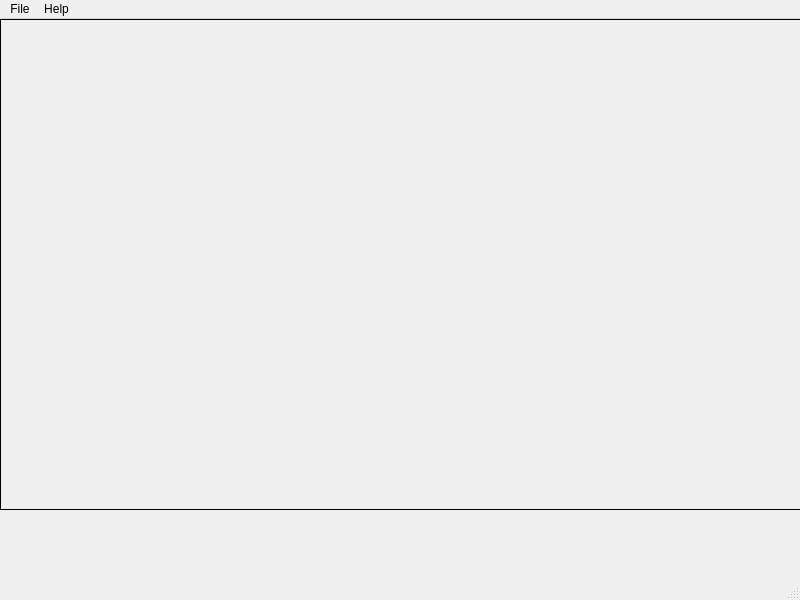
<?xml version="1.0" encoding="UTF-8"?>
<ui version="4.0">
 <class>MainWindow</class>
 <widget class="QMainWindow" name="MainWindow">
  <property name="geometry">
   <rect>
    <x>0</x>
    <y>0</y>
    <width>800</width>
    <height>600</height>
   </rect>
  </property>
  <property name="windowTitle">
   <string>NhiMediaTracking</string>
  </property>
  <widget class="QWidget" name="centralwidget">
   <widget class="QLabel" name="label">
    <property name="geometry">
     <rect>
      <x>0</x>
      <y>0</y>
      <width>801</width>
      <height>491</height>
     </rect>
    </property>
    <property name="frameShape">
     <enum>QFrame::Box</enum>
    </property>
    <property name="text">
     <string/>
    </property>
    <property name="pixmap">
     <pixmap>NhiHuy.jpg</pixmap>
    </property>
    <property name="scaledContents">
     <bool>true</bool>
    </property>
    <property name="alignment">
     <set>Qt::AlignCenter</set>
    </property>
   </widget>
  </widget>
  <widget class="QMenuBar" name="menubar">
   <property name="geometry">
    <rect>
     <x>0</x>
     <y>0</y>
     <width>800</width>
     <height>20</height>
    </rect>
   </property>
   <widget class="QMenu" name="menuFile">
    <property name="title">
     <string>File</string>
    </property>
    <addaction name="actionOpen_File"/>
    <addaction name="actionSave_File_As"/>
    <addaction name="actionExit"/>
   </widget>
   <widget class="QMenu" name="menuHelp">
    <property name="title">
     <string>Help</string>
    </property>
    <addaction name="actionDocumentation"/>
   </widget>
   <addaction name="menuFile"/>
   <addaction name="menuHelp"/>
  </widget>
  <widget class="QStatusBar" name="statusbar"/>
  <action name="actionOpen_File">
   <property name="checkable">
    <bool>false</bool>
   </property>
   <property name="text">
    <string>Open File</string>
   </property>
   <property name="shortcut">
    <string>Ctrl+O</string>
   </property>
  </action>
  <action name="actionSave_File_As">
   <property name="text">
    <string>Save File As</string>
   </property>
   <property name="shortcut">
    <string>Ctrl+Shift+S</string>
   </property>
  </action>
  <action name="actionExit">
   <property name="text">
    <string>Exit</string>
   </property>
   <property name="shortcut">
    <string>Ctrl+Q</string>
   </property>
  </action>
  <action name="actionDocumentation">
   <property name="text">
    <string>Documentation</string>
   </property>
  </action>
 </widget>
 <resources/>
 <connections/>
</ui>
